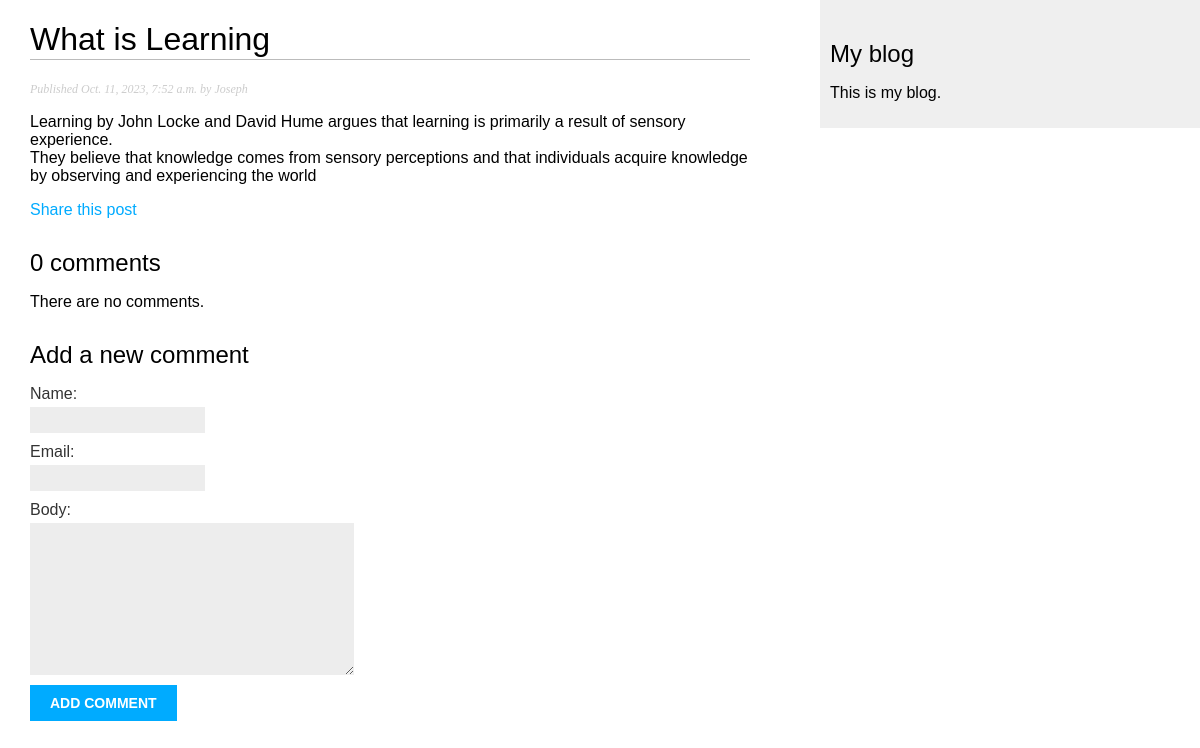
The page /blog/2023/10/11/what-is-learning/ on the database its author committed.
### blog/models.py (models this page shows, shortened)
class Post(models.Model):
    class Status(models.TextChoices):
        DRAFT = 'DF', 'Draft'
        PUBLISHED = 'PB', 'Published'
    tags = TaggableManager()
    title = models.CharField(max_length=250)
    slug = models.SlugField(max_length=250, unique_for_date='publish')
    author = models.ForeignKey(User,
                               on_delete=models.CASCADE,
                               related_name='blog_post')
    body = models.TextField()
    publish = models.DateTimeField(default=timezone.now)
    created = models.DateTimeField(auto_now_add=True)
    update = models.DateTimeField(auto_now=True)
    status = models.CharField(max_length=2,
                              choices=Status.choices,
                              default=Status.PUBLISHED)
    objects = models.Manager() # The default manager.
    published = PublishedManager() # Our custom nmanager.
    class Meta:
        ordering = ['-publish']
        indexes = [
            models.Index(fields=['-publish']),
        ]

### blog/views.py (the view)
# urls.py: path('<int:year>/<int:month>/<int:day>/<slug:post>/', views.post_detail, name='post_detail'),
def post_detail(request, year, month, day, post):
    post = get_object_or_404(Post,
                             status=Post.Status.PUBLISHED,
                             slug=post,
                             publish__year = year,
                             publish__month=month,
                             publish__day=day)
    comments = post.comments.filter(active=True)
    form = CommentForm()
    return render (request,
                   'blog/post/detail.html',
                   {'post': post,
                    'comments':comments,
                    'form':form})

### blog/forms.py
class CommentForm(forms.ModelForm):
    class Meta:
        model = Comment
        fields = ['name', 'email', 'body']

### blog/templates/blog/post/detail.html (shortened to what this page needs)
{% extends "blog/base.html" %}
{% block content %}
    <h1>{{ post.title }}</h1>
    <p class = "date">
        Published {{ post.publish}} by {{post.author}}
    </p>
    {{ post.body|linebreaks }}
    <p>
        <a href="{% url "blog:post_share" post.id %}">
            Share this post
        </a>
    </p>
    {% with comments.count as total_comments %}
        <h2>
            {{ total_comments }} comment{{ total_comments|pluralize }}
        </h2>
    {% endwith %}
    {% for comment in comments %}
        <div class="comment">
            <p class="info">
                Comment {{ forloop.counter }} by {{ comment.name }}
                {{ comment.created }}
            </p>
            {{ commment.body|linebreaks }}
        </div>
    {% empty %}
        <p>There are no comments.</p>
    {% endfor %}
    {% include "blog/post/includes/comment_form.html" %}
{% endblock %}

### blog/static/css/blog.css (style rules this page uses)
body { margin:0; padding: 0; font-family: Arial, Helvetica, sans-serif, sans-serif; }
a { color:#00abff; text-decoration: none; }
h1 { font-weight: normal; border-bottom: 1px solid #bbb; padding: 0 0 1px 0; }
h2 { font-weight: normal; margin: 30px 0 0; }
p.date { color: #ccc; font-family: georgia, serif ; font-size: 12px; font-style: italic; }
label { float: left; clear: both; color: #333; margin-bottom: 4px; }
input, textarea { clear: both; float: left; margin: 0 0 10px; background: #ededed; border: 0; padding: 6px 10px; font-size: 12px; }

### rows shown on the page
Post: title "What is Learning", publish "Oct. 11, 2023, 7:52 a.m.", author "Joseph", body "Learning by John Locke and David Hume argues that learning is primarily a result of sensory experience. They believe that knowledge comes from sensory perceptions and that individuals acquire knowledge by observing and experiencing the world"

### other values the page prints
{{ total_comments }} "0"
